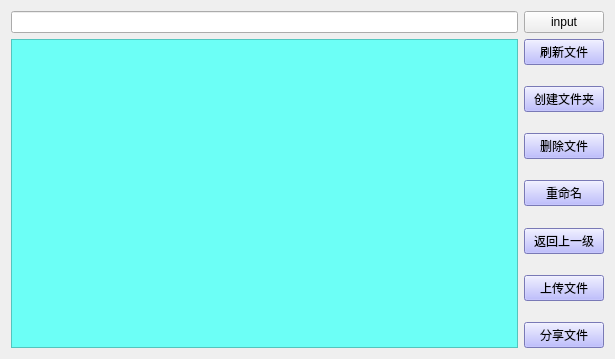
<?xml version="1.0" encoding="UTF-8"?>
<ui version="4.0">
 <class>File</class>
 <widget class="QWidget" name="File">
  <property name="geometry">
   <rect>
    <x>0</x>
    <y>0</y>
    <width>615</width>
    <height>359</height>
   </rect>
  </property>
  <property name="windowTitle">
   <string>文件</string>
  </property>
  <property name="windowIcon">
   <iconset resource="config.qrc">
    <normaloff>:/file.png</normaloff>:/file.png</iconset>
  </property>
  <layout class="QVBoxLayout" name="verticalLayout_2">
   <item>
    <layout class="QHBoxLayout" name="horizontalLayout_2">
     <item>
      <widget class="QLineEdit" name="currPath_LE"/>
     </item>
     <item>
      <widget class="QPushButton" name="inputPath_PB">
       <property name="text">
        <string>input</string>
       </property>
      </widget>
     </item>
    </layout>
   </item>
   <item>
    <layout class="QHBoxLayout" name="horizontalLayout">
     <item>
      <widget class="QListWidget" name="file_LW">
       <property name="styleSheet">
        <string notr="true">background-color: qlineargradient(spread:pad, x1:0, y1:0, x2:1, y2:0, stop:0 rgba(0, 0, 0, 255), stop:1 rgba(255, 255, 255, 255));
background-color: rgb(108, 255, 246);</string>
       </property>
      </widget>
     </item>
     <item>
      <layout class="QVBoxLayout" name="verticalLayout">
       <item>
        <widget class="QPushButton" name="flush_PB">
         <property name="styleSheet">
          <string notr="true">background-color: qlineargradient(spread:pad, x1:0, y1:0, x2:1, y2:0, stop:0 rgba(0, 0, 0, 255), stop:1 rgba(255, 255, 255, 255));
background-color: rgb(170, 170, 255);</string>
         </property>
         <property name="text">
          <string>刷新文件</string>
         </property>
        </widget>
       </item>
       <item>
        <spacer name="verticalSpacer">
         <property name="orientation">
          <enum>Qt::Vertical</enum>
         </property>
         <property name="sizeHint" stdset="0">
          <size>
           <width>74</width>
           <height>13</height>
          </size>
         </property>
        </spacer>
       </item>
       <item>
        <widget class="QPushButton" name="credit_PB">
         <property name="styleSheet">
          <string notr="true">background-color: qlineargradient(spread:pad, x1:0, y1:0, x2:1, y2:0, stop:0 rgba(0, 0, 0, 255), stop:1 rgba(255, 255, 255, 255));
background-color: rgb(170, 170, 255);</string>
         </property>
         <property name="text">
          <string>创建文件夹</string>
         </property>
        </widget>
       </item>
       <item>
        <spacer name="verticalSpacer_2">
         <property name="orientation">
          <enum>Qt::Vertical</enum>
         </property>
         <property name="sizeHint" stdset="0">
          <size>
           <width>74</width>
           <height>13</height>
          </size>
         </property>
        </spacer>
       </item>
       <item>
        <widget class="QPushButton" name="del_PB">
         <property name="styleSheet">
          <string notr="true">background-color: qlineargradient(spread:pad, x1:0, y1:0, x2:1, y2:0, stop:0 rgba(0, 0, 0, 255), stop:1 rgba(255, 255, 255, 255));
background-color: rgb(170, 170, 255);</string>
         </property>
         <property name="text">
          <string>删除文件</string>
         </property>
        </widget>
       </item>
       <item>
        <spacer name="verticalSpacer_3">
         <property name="orientation">
          <enum>Qt::Vertical</enum>
         </property>
         <property name="sizeHint" stdset="0">
          <size>
           <width>74</width>
           <height>13</height>
          </size>
         </property>
        </spacer>
       </item>
       <item>
        <widget class="QPushButton" name="rename_PB">
         <property name="styleSheet">
          <string notr="true">background-color: qlineargradient(spread:pad, x1:0, y1:0, x2:1, y2:0, stop:0 rgba(0, 0, 0, 255), stop:1 rgba(255, 255, 255, 255));
background-color: rgb(170, 170, 255);</string>
         </property>
         <property name="text">
          <string>重命名</string>
         </property>
        </widget>
       </item>
       <item>
        <spacer name="verticalSpacer_4">
         <property name="orientation">
          <enum>Qt::Vertical</enum>
         </property>
         <property name="sizeHint" stdset="0">
          <size>
           <width>74</width>
           <height>13</height>
          </size>
         </property>
        </spacer>
       </item>
       <item>
        <widget class="QPushButton" name="back_PB">
         <property name="styleSheet">
          <string notr="true">background-color: qlineargradient(spread:pad, x1:0, y1:0, x2:1, y2:0, stop:0 rgba(0, 0, 0, 255), stop:1 rgba(255, 255, 255, 255));
background-color: rgb(170, 170, 255);</string>
         </property>
         <property name="text">
          <string>返回上一级</string>
         </property>
        </widget>
       </item>
       <item>
        <spacer name="verticalSpacer_5">
         <property name="orientation">
          <enum>Qt::Vertical</enum>
         </property>
         <property name="sizeHint" stdset="0">
          <size>
           <width>74</width>
           <height>13</height>
          </size>
         </property>
        </spacer>
       </item>
       <item>
        <widget class="QPushButton" name="mkdir_PB">
         <property name="styleSheet">
          <string notr="true">background-color: qlineargradient(spread:pad, x1:0, y1:0, x2:1, y2:0, stop:0 rgba(0, 0, 0, 255), stop:1 rgba(255, 255, 255, 255));
background-color: rgb(170, 170, 255);</string>
         </property>
         <property name="text">
          <string>上传文件</string>
         </property>
        </widget>
       </item>
       <item>
        <spacer name="verticalSpacer_8">
         <property name="orientation">
          <enum>Qt::Vertical</enum>
         </property>
         <property name="sizeHint" stdset="0">
          <size>
           <width>74</width>
           <height>13</height>
          </size>
         </property>
        </spacer>
       </item>
       <item>
        <widget class="QPushButton" name="share_PB">
         <property name="styleSheet">
          <string notr="true">background-color: qlineargradient(spread:pad, x1:0, y1:0, x2:1, y2:0, stop:0 rgba(0, 0, 0, 255), stop:1 rgba(255, 255, 255, 255));
background-color: rgb(170, 170, 255);</string>
         </property>
         <property name="text">
          <string>分享文件</string>
         </property>
        </widget>
       </item>
      </layout>
     </item>
    </layout>
   </item>
  </layout>
 </widget>
 <resources>
  <include location="config.qrc"/>
 </resources>
 <connections/>
</ui>
